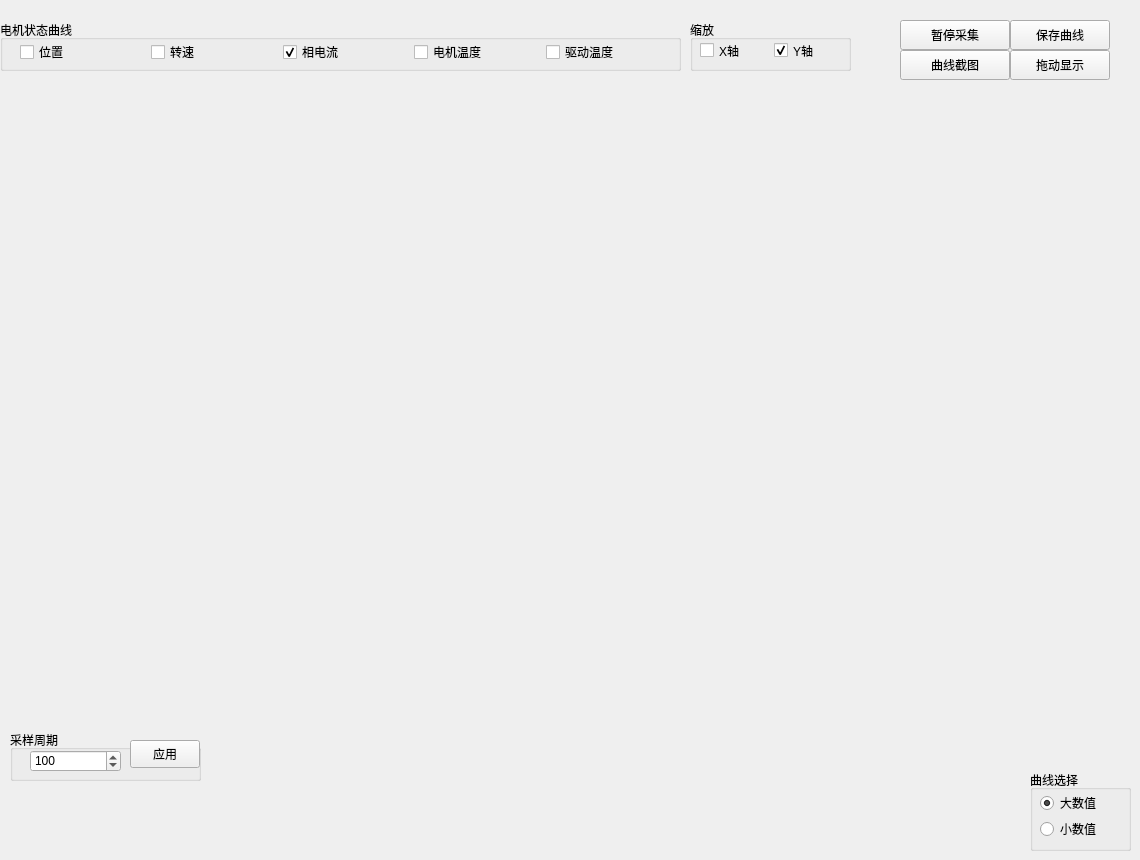
     <widget class="QWidget" name="curve">
      <attribute name="title">
       <string>实时曲线</string>
      </attribute>
      <widget class="QGroupBox" name="groupBox">
       <property name="geometry">
        <rect>
         <x>0</x>
         <y>20</y>
         <width>681</width>
         <height>51</height>
        </rect>
       </property>
       <property name="title">
        <string>电机状态曲线</string>
       </property>
       <widget class="QWidget" name="layoutWidget_6">
        <property name="geometry">
         <rect>
          <x>20</x>
          <y>20</y>
          <width>651</width>
          <height>25</height>
         </rect>
        </property>
        <layout class="QHBoxLayout" name="horizontalLayout_45">
         <item>
          <widget class="QCheckBox" name="ckPos">
           <property name="text">
            <string>位置</string>
           </property>
           <property name="checked">
            <bool>false</bool>
           </property>
          </widget>
         </item>
         <item>
          <widget class="QCheckBox" name="RPM">
           <property name="text">
            <string>转速</string>
           </property>
           <property name="checkable">
            <bool>true</bool>
           </property>
           <property name="checked">
            <bool>false</bool>
           </property>
          </widget>
         </item>
         <item>
          <widget class="QCheckBox" name="PhaseCurrent">
           <property name="text">
            <string>相电流 </string>
           </property>
           <property name="checked">
            <bool>true</bool>
           </property>
          </widget>
         </item>
         <item>
          <widget class="QCheckBox" name="MotorTemp">
           <property name="text">
            <string>电机温度</string>
           </property>
          </widget>
         </item>
         <item>
          <widget class="QCheckBox" name="DrvTemp">
           <property name="text">
            <string>驱动温度</string>
           </property>
          </widget>
         </item>
        </layout>
       </widget>
      </widget>
      <widget class="QWidget" name="verticalLayoutWidget">
       <property name="geometry">
        <rect>
         <x>9</x>
         <y>89</y>
         <width>1101</width>
         <height>621</height>
        </rect>
       </property>
       <layout class="QVBoxLayout" name="CurveVLayout"/>
      </widget>
      <widget class="QPushButton" name="pbPauseCapture">
       <property name="geometry">
        <rect>
         <x>900</x>
         <y>20</y>
         <width>110</width>
         <height>30</height>
        </rect>
       </property>
       <property name="text">
        <string>暂停采集</string>
       </property>
      </widget>
      <widget class="QPushButton" name="pbSnapShot">
       <property name="geometry">
        <rect>
         <x>900</x>
         <y>50</y>
         <width>110</width>
         <height>30</height>
        </rect>
       </property>
       <property name="text">
        <string>曲线截图</string>
       </property>
      </widget>
      <widget class="QGroupBox" name="groupBox_5">
       <property name="geometry">
        <rect>
         <x>10</x>
         <y>730</y>
         <width>191</width>
         <height>51</height>
        </rect>
       </property>
       <property name="title">
        <string>采样周期</string>
       </property>
       <widget class="QSpinBox" name="sbCurveSp">
        <property name="geometry">
         <rect>
          <x>20</x>
          <y>20</y>
          <width>91</width>
          <height>22</height>
         </rect>
        </property>
        <property name="minimum">
         <number>50</number>
        </property>
        <property name="maximum">
         <number>1000</number>
        </property>
        <property name="singleStep">
         <number>50</number>
        </property>
        <property name="value">
         <number>100</number>
        </property>
       </widget>
       <widget class="QPushButton" name="pbApplyCurveSP">
        <property name="geometry">
         <rect>
          <x>120</x>
          <y>10</y>
          <width>70</width>
          <height>28</height>
         </rect>
        </property>
        <property name="text">
         <string>应用</string>
        </property>
       </widget>
      </widget>
      <widget class="QPushButton" name="pbExportExcel">
       <property name="geometry">
        <rect>
         <x>1010</x>
         <y>20</y>
         <width>100</width>
         <height>30</height>
        </rect>
       </property>
       <property name="text">
        <string>保存曲线</string>
       </property>
      </widget>
      <widget class="QPushButton" name="pbCurveMode">
       <property name="geometry">
        <rect>
         <x>1010</x>
         <y>50</y>
         <width>100</width>
         <height>30</height>
        </rect>
       </property>
       <property name="text">
        <string>拖动显示</string>
       </property>
      </widget>
      <widget class="QGroupBox" name="gbCureveSelect">
       <property name="enabled">
        <bool>true</bool>
       </property>
       <property name="geometry">
        <rect>
         <x>1030</x>
         <y>770</y>
         <width>101</width>
         <height>81</height>
        </rect>
       </property>
       <property name="title">
        <string>曲线选择</string>
       </property>
       <widget class="QWidget" name="layoutWidget_7">
        <property name="geometry">
         <rect>
          <x>10</x>
          <y>23</y>
          <width>74</width>
          <height>46</height>
         </rect>
        </property>
        <layout class="QVBoxLayout" name="verticalLayout_2">
         <item>
          <widget class="QRadioButton" name="rbBigDataRange">
           <property name="text">
            <string>大数值</string>
           </property>
           <property name="checkable">
            <bool>true</bool>
           </property>
           <property name="checked">
            <bool>true</bool>
           </property>
          </widget>
         </item>
         <item>
          <widget class="QRadioButton" name="rbSmallDataRange">
           <property name="text">
            <string>小数值</string>
           </property>
          </widget>
         </item>
        </layout>
       </widget>
      </widget>
      <widget class="QGroupBox" name="groupBox_3">
       <property name="geometry">
        <rect>
         <x>690</x>
         <y>20</y>
         <width>161</width>
         <height>51</height>
        </rect>
       </property>
       <property name="title">
        <string>缩放</string>
       </property>
       <widget class="QWidget" name="layoutWidget_8">
        <property name="geometry">
         <rect>
          <x>10</x>
          <y>20</y>
          <width>141</width>
          <height>21</height>
         </rect>
        </property>
        <layout class="QHBoxLayout" name="horizontalLayout_46">
         <item>
          <widget class="QCheckBox" name="cbXAxis">
           <property name="text">
            <string>X轴</string>
           </property>
           <property name="checked">
            <bool>false</bool>
           </property>
          </widget>
         </item>
         <item>
          <widget class="QCheckBox" name="cbYAxis">
           <property name="text">
            <string>Y轴</string>
           </property>
           <property name="checked">
            <bool>true</bool>
           </property>
          </widget>
         </item>
        </layout>
       </widget>
      </widget>
     </widget>
